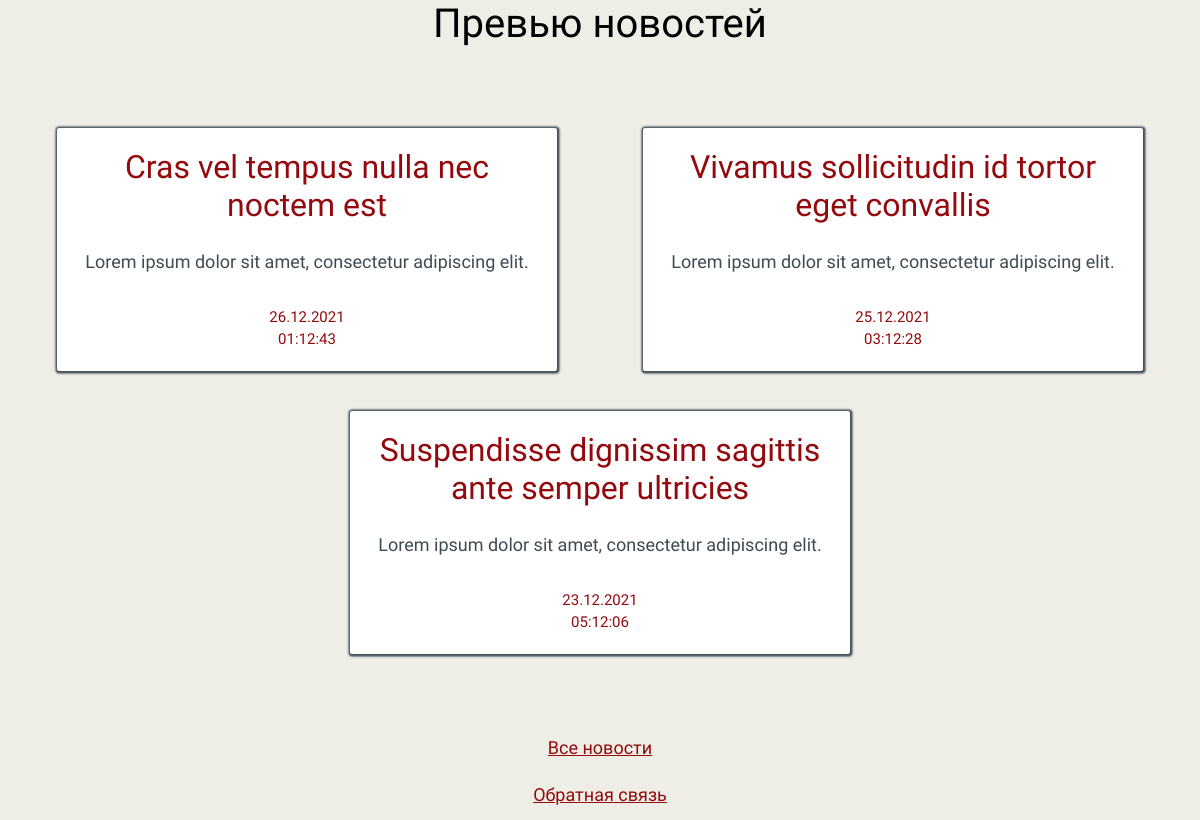
The page / on the database its author committed.
### tables this page shows
CREATE TABLE `newsdata` (
  `id` int UNSIGNED NOT NULL,
  `title` varchar(200) NOT NULL,
  `content` text NOT NULL,
  `date` timestamp(6) NOT NULL
);

### index.php (called while the page is built)
<?php
require('components/header.php');
require('components/short_news.php');
require('components/links.php');

### components/short_news.php (the view)
<div class="container">
    <section class="news">
        <h1 class="news__title">Превью новостей</h1>
        <main class="news__inner">
        <?php
        require_once('mysql_connect.php');
        $sql = $db -> query('SELECT * FROM `newsdata` ORDER BY `newsdata`.`date` DESC LIMIT 3');
            while ($newsdata = $sql -> fetch(PDO::FETCH_ASSOC)) {
                $rightDate = date("d.m.Y h:m:s", strtotime($newsdata['date']));
                $firstSentence = explode('.', $newsdata['content']);
                echo "<article class=\"news__wrapper news__wrapper-short\">"."<h2 class=\"news__subtitle\">".$newsdata['title']."</h2>",
                "<p class=\"news__content news__content-short\">".$firstSentence[0]."."."</p>",
                "<time class=\"news__date news__date-short\">".$rightDate."</time>"."</article>";
            }
    ?>
    </main>
    </section>
</div>

### components/header.php (shortened to what this page needs)
<!DOCTYPE html>
<html lang="en">
<head>
    <link rel="stylesheet" href="css/style.min.css">
</head>
<body>
</body>
</html>

### components/links.php
<nav class="links">
    <a href="news_page.php" class="links__link">Все новости</a>
    <a href="contacts_page.php" class="links__link">Обратная связь</a>
</nav>

### rows shown on the page
newsdata: title "Cras vel tempus nulla nec noctem est", content "Lorem ipsum dolor sit amet, consectetur adipiscing elit", date "26.12.2021 01:12:43"
newsdata: title "Vivamus sollicitudin id tortor eget convallis", content "Lorem ipsum dolor sit amet, consectetur adipiscing elit", date "25.12.2021 03:12:28"
newsdata: title "Suspendisse dignissim sagittis ante semper ultricies", content "Lorem ipsum dolor sit amet, consectetur adipiscing elit", date "23.12.2021 05:12:06"
